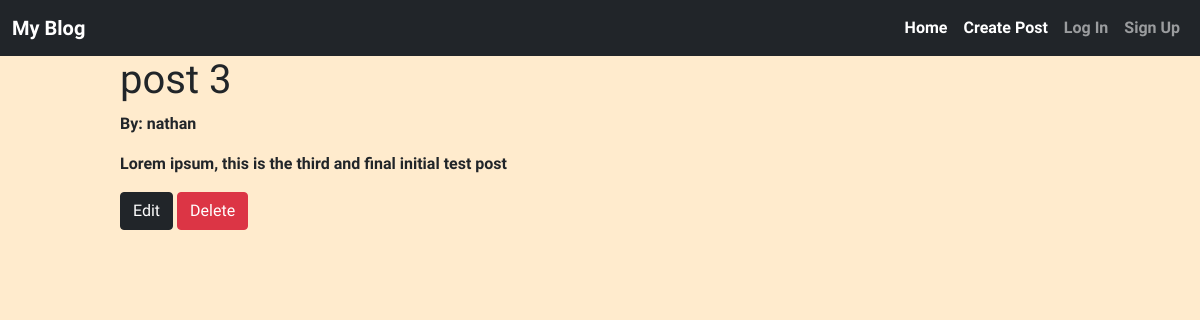
The page /posts/3/ on the database as committed earlier.
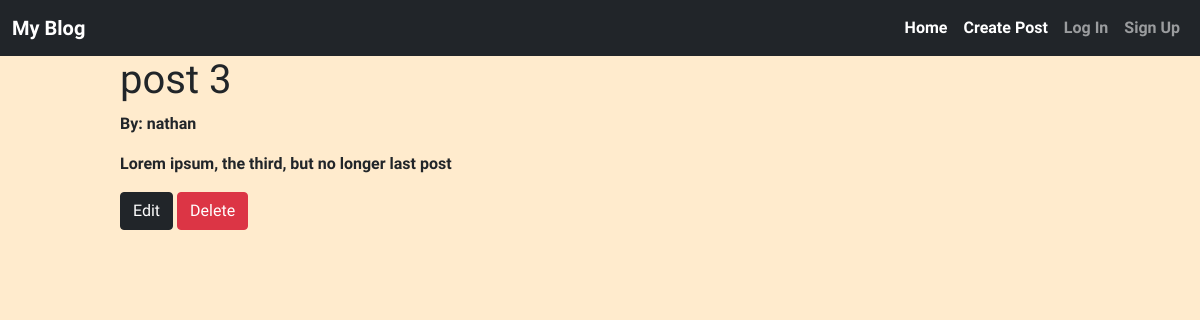
The same page on the database as committed later.
### blog/models.py (models this page shows, shortened)
class Post(models.Model):
    title = models.CharField(max_length=200)
    author = models.ForeignKey(
        "auth.User",
        on_delete=models.CASCADE,
    )
    body = models.TextField()

### blog/views.py (the view)
# urls.py: path('posts/<int:pk>/', BlogDetailView.as_view(), name='post_detail'),
class BlogDetailView(DetailView):
    model = Post
    template_name = "post_detail.html"

### templates/post_detail.html (shortened to what this page needs)
{% extends 'base.html' %}
{% block content %}
    <h1>{{ post.title }}</h1>
    <p>By: {{ post.author }}</p>
    <p>{{ post.body }}</p>
    <a href="{% url 'post_update' post.pk %}" class="btn btn-dark">Edit</a>
    <a href="{% url 'post_delete' post.pk %}" class="btn btn-danger">Delete</a>
{% endblock content %}

Rows that differ between the two databases and show on the page:
changed Post "post 3": body "Lorem ipsum, this is the third and final initial test post" → "Lorem ipsum, the third, but no longer last post"
